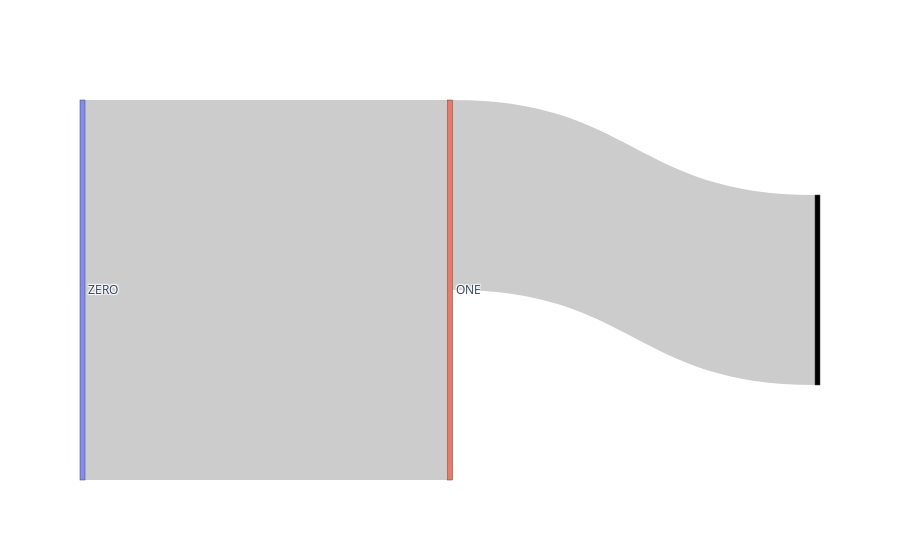

Here is the notebook cell this chart was saved with:
### Code cell
label = ["ZERO", "ONE"]
source = [0,1]
target = [1,2]
value = [8,4]
# data to dict, dict to sankey
link = dict(source = source, target = target, value = value)
node = dict(label = label, pad=50, thickness=5)
data = go.Sankey(link = link, node=node)
# plot
fig = go.Figure(data)
fig.show()

### Figure 1 — Plotly figure (JSON) as saved in the notebook; plotly's stock layout.template omitted (floating-point values rounded to 4 significant figures)
{"data": [{"link": {"source": [0, 1], "target": [1, 2], "value": [8, 4]}, "node": {"label": ["ZERO", "ONE"], "pad": 50, "thickness": 5}, "type": "sankey"}], "layout": {}}
